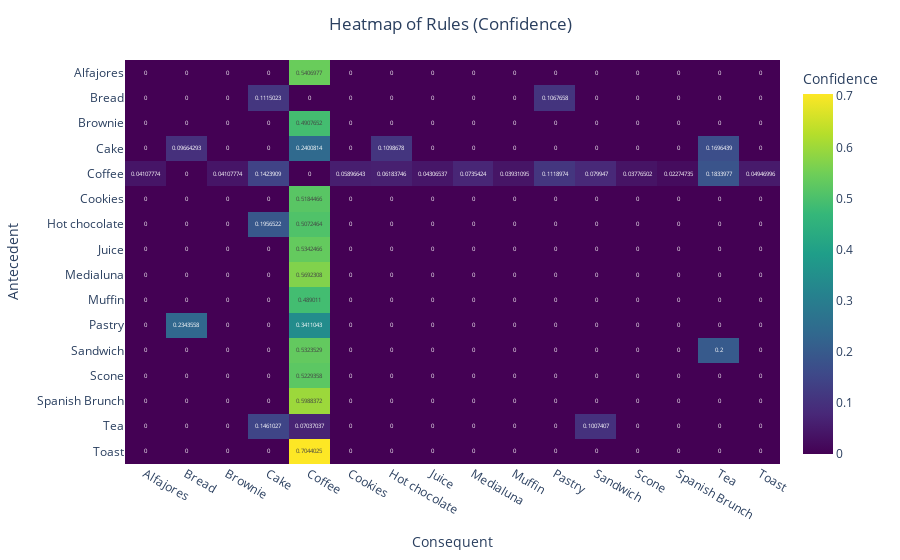

Write notebook code for a chart like this one.
### Code cell
#heatmap for antecedents and consequents
#separate rows with multiple antecedents and consequents
heatmap_data = rules.explode('antecedents').explode('consequents')

#create pivot table for lift value
heatmap_matrix = heatmap_data.pivot_table(index='antecedents', columns='consequents', values='confidence', fill_value=0)

fig = px.imshow(heatmap_matrix, x=heatmap_matrix.columns, y=heatmap_matrix.index, color_continuous_scale='Viridis', text_auto=True,                     
    labels=dict(x="Consequent", y="Antecedent", color="Confidence"), aspect="auto")

fig.update_layout(title="Heatmap of Rules (Confidence)", title_x=0.5)
fig.show()

### Figure 1 — Plotly figure (JSON) as saved in the notebook; plotly's stock layout.template omitted (floating-point values rounded to 4 significant figures; data arrays with more than 128 entries replaced by an {"elided": "..."} marker saying what was removed)
{"data": [{"coloraxis": "coloraxis", "hovertemplate": "Consequent: %{x}<br>Antecedent: %{y}<br>Confidence: %{z}<extra></extra>", "name": "0", "texttemplate": "%{z}", "type": "heatmap", "x": ["Alfajores", "Bread", "Brownie", "Cake", "Coffee", "Cookies", "Hot chocolate", "Juice", "Medialuna", "Muffin", "Pastry", "Sandwich", "Scone", "Spanish Brunch", "Tea", "Toast"], "xaxis": "x", "y": ["Alfajores", "Bread", "Brownie", "Cake", "Coffee", "Cookies", "Hot chocolate", "Juice", "Medialuna", "Muffin", "Pastry", "Sandwich", "Scone", "Spanish Brunch", "Tea", "Toast"], "yaxis": "y", "z": {"elided": "16x16 float values"}}], "layout": {"coloraxis": {"colorbar": {"title": {"text": "Confidence"}}, "colorscale": [[0, "#440154"], [0.1111, "#482878"], [0.2222, "#3e4989"], [0.3333, "#31688e"], [0.4444, "#26828e"], [0.5556, "#1f9e89"], [0.6667, "#35b779"], [0.7778, "#6ece58"], [0.8889, "#b5de2b"], [1, "#fde725"]]}, "margin": {"t": 60}, "title": {"text": "Heatmap of Rules (Confidence)", "x": 0.5}, "xaxis": {"anchor": "y", "domain": [0, 1], "title": {"text": "Consequent"}}, "yaxis": {"anchor": "x", "autorange": "reversed", "domain": [0, 1], "title": {"text": "Antecedent"}}}}
